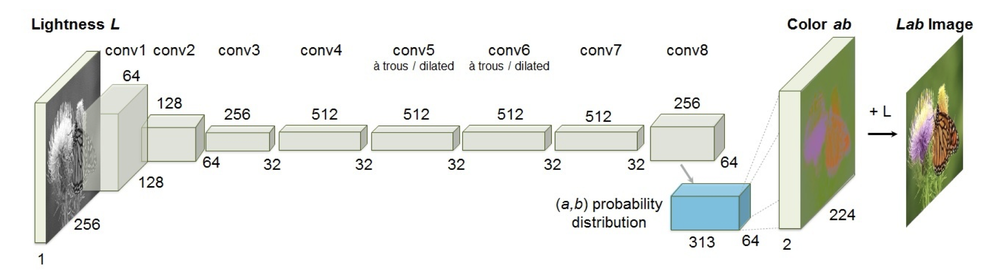
#> input picture dst/arch.png, 1000 x 277 px, shrunk from 2272 x 630 before the run, given in place of 10.jpg, which was not available
$ jupyter execute main.ipynb   (shell and % lines are left out)   (text cells are left out)
#> lines starting #> are read from the running program, lines starting #| are printed output that depends on the picture; pictures that were not available may be replaced by others from this repository, and a replacement may not be noted
[cell 1]
# 解压数据集进行模型验证

[cell 2]
# 模型评估 执行脚本

[cell 3]
# 执行推理预测脚本 imgs/10.jpg为预测图片路径

[cell 4]
import imageio
import matplotlib.pyplot as plt
import cv2

plt.figure(figsize=(24, 24))
plt.subplot(1, 3, 1)

img_path = 'imgs/10.jpg'
plt.imshow(cv2.imread(img_path))
plt.title("Original")
plt.axis("off")

plt.subplot(1, 3, 2)
#plt.imshow(out_img_eccv16)
plt.imshow(cv2.imread("saved" + "_eccv16.png"))
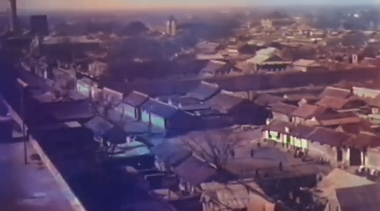
#> input picture dst/saved_eccv16.png, 380 x 211 px, shrunk from 864 x 480 before the run, found by its file name
plt.title("Output (ECCV 16)")
plt.axis("off")

plt.subplot(1, 3, 3)
#plt.imshow(out_img_siggraph17)
plt.imshow(cv2.imread("saved" + "_siggraph17.png"))
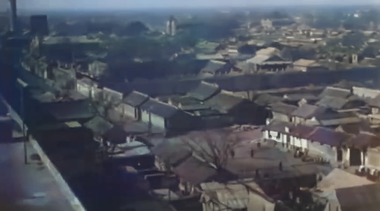
#> input picture dst/saved_siggraph17.png, 380 x 211 px, shrunk from 864 x 480 before the run, found by its file name
plt.title("Output (SIGGRAPH 17)")
plt.axis("off")
plt.show()
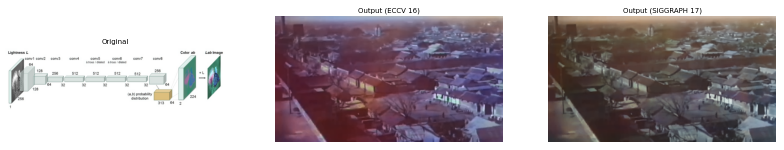
#> figure drawn by matplotlib, 3 panels; B, G, R data is drawn as R, G, B
